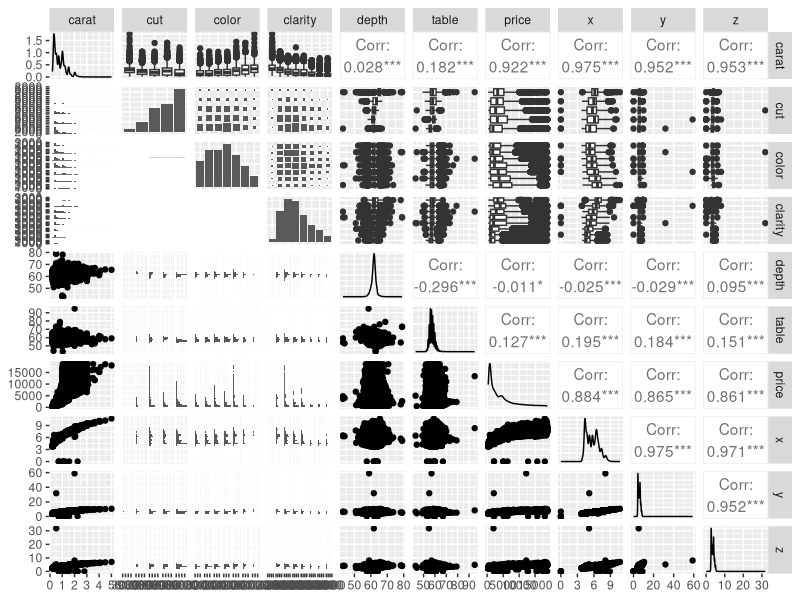
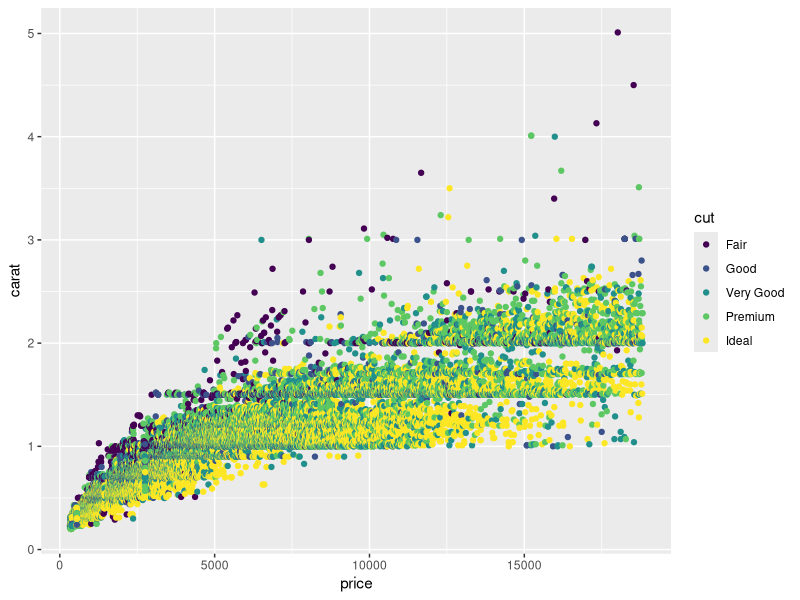
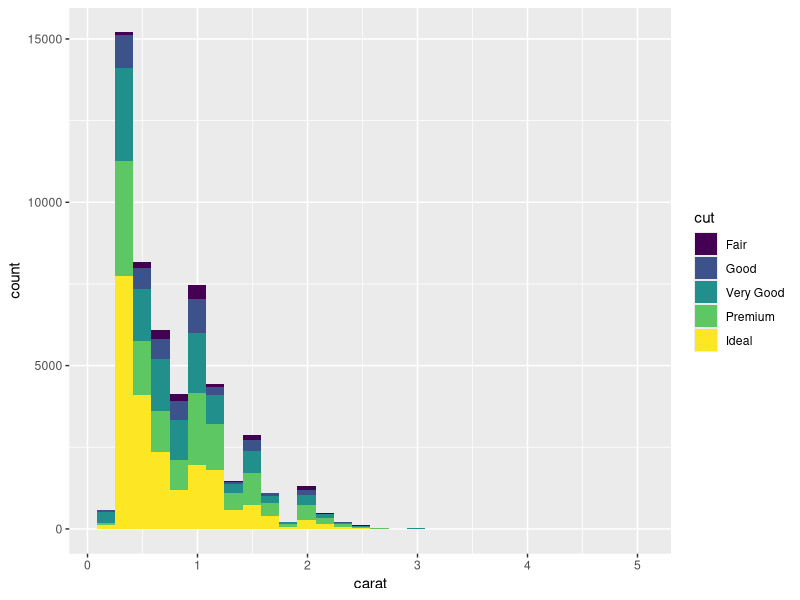
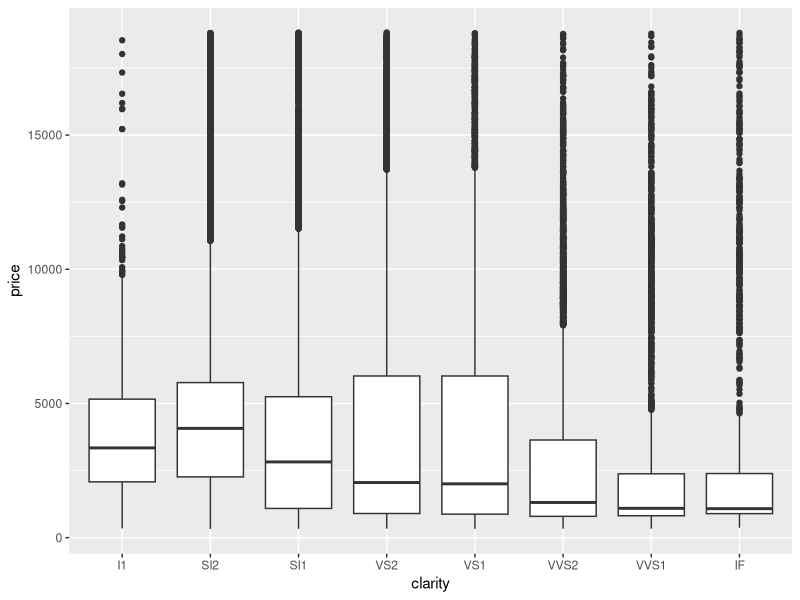

The R source for these figures, in order:
## ---- chunk 1
# load libraries
library(tidyverse)
library(skimr)
library(GGally)
## ---- chunk 2
# Explore "diamonds" data
names(diamonds)
dim(diamonds)
summary(diamonds)
head(diamonds)
tail(diamonds)
skimr::skim(diamonds)

# create a pairs plot
ggpairs(diamonds)

# create a ggplot
ggplot(data = diamonds, aes(x = price, y = carat, color = cut)) +
  geom_point()

# create a histogram
ggplot(data = diamonds, aes(x = carat, fill = cut)) +
  geom_histogram()

# create a boxplot

ggplot(data = diamonds, aes(x = clarity, y = price)) +
  geom_boxplot()
